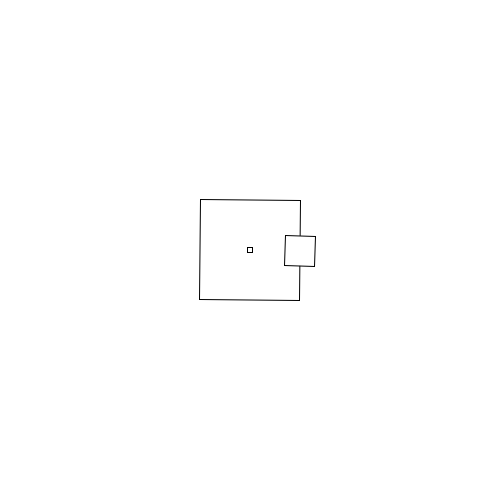
Frame 1 (no input)
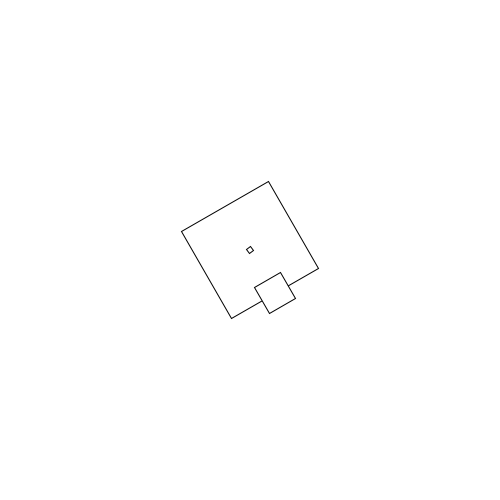
Frame 60 (the mouse pressed at the canvas centre just before this capture)
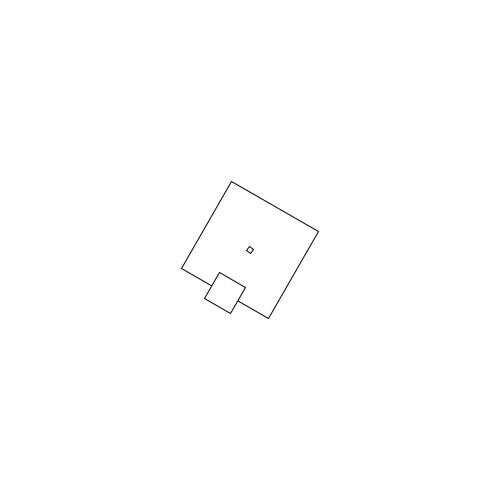
Frame 120 (the mouse held since frame 60 and released just before this capture)

The Processing sketch that drew these frames (run headless with seeded random() and noise(); from frame 60 on, the mouse is pressed at the canvas centre):

// Processing sketch: rotacion_simple
// ── rotacion_simple.pde
float rot;
void setup(){
  size(500,500);
  rectMode(CENTER);
  rot = 0;
}

void draw(){
  rot ++; // rot = rot+1
  background(255);
  
  pushMatrix();
  translate(width/2, height/2);
  rotate(radians(rot));
  rect(0,0, 100, 100); //centrado
  rect(50,0, 30, 30); //desplazado hacia la derecha
  rect(0,0, 5, 5); //centro
  popMatrix();
}
